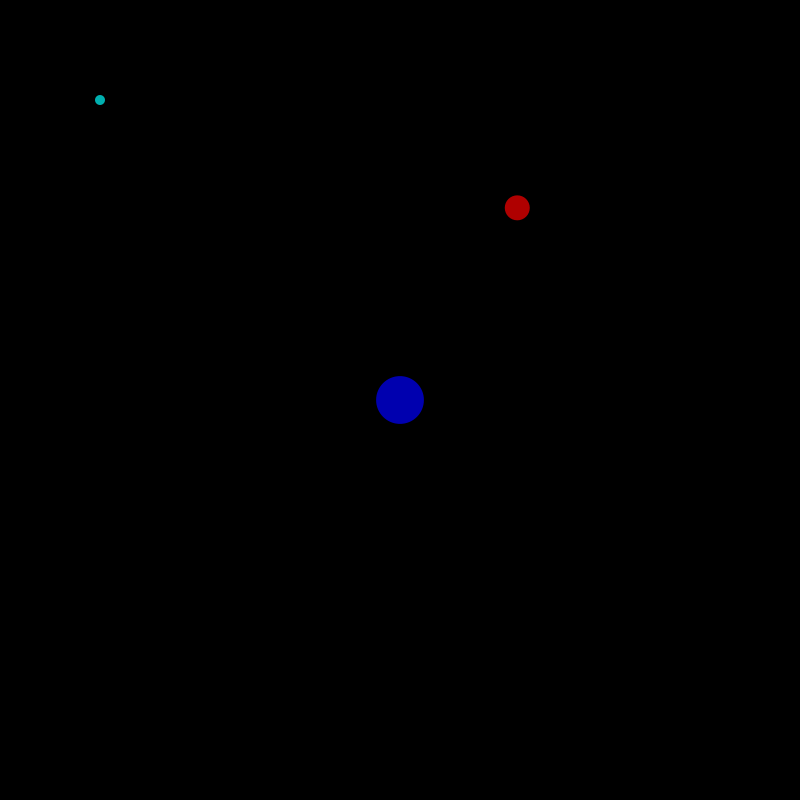
Frame 1 (no input)
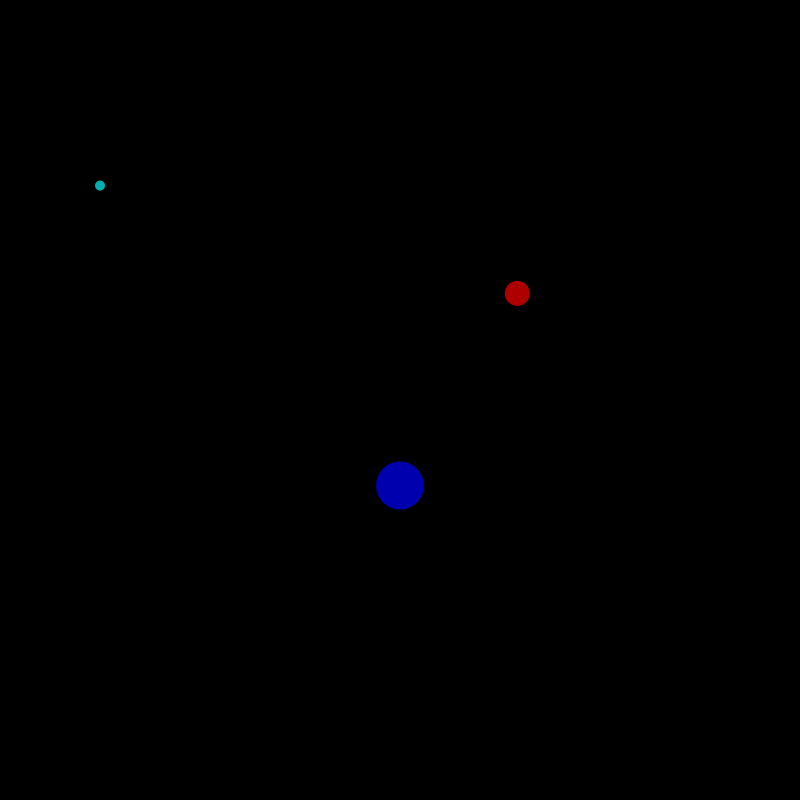
Frame 60 (the mouse pressed at the canvas centre just before this capture)
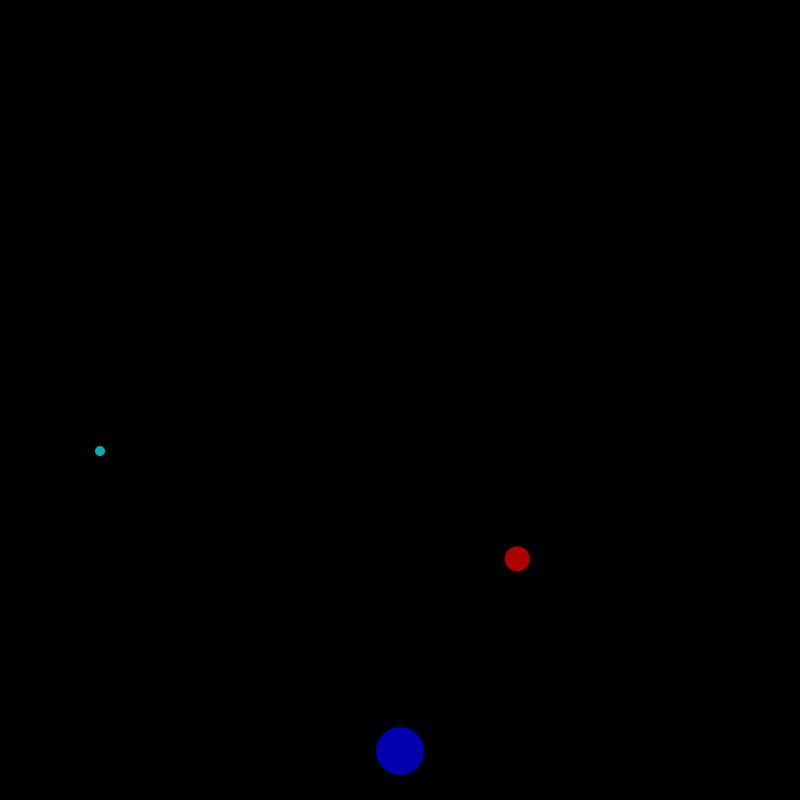
Frame 120 (the mouse held since frame 60 and released just before this capture)

The Processing sketch that drew these frames (run headless with seeded random() and noise(); from frame 60 on, the mouse is pressed at the canvas centre):

// Processing sketch: CRCP1310_02_Particle
// ── CRCP1310_02_Particle.pde
float gravity = 0.05;

Particle p1;
Particle p2;

Particle p3;

Particle p4;

void setup() {
  size(800, 800);
  println(p1);
  p1 = new Particle();
  println(p1);
  
  p2 = p1;
  println(p2);
  
  p3 = new Particle(width / 2.0, height / 2.0);
  p4 = new Particle(100, 100, color(0, 255, 255, 175));
}

void draw() {
  background(0);
  p1.render();
  p3.render();
  p4.render();
}

// ── Particle.pde
class Particle {
  PVector position;
  PVector origin;
  PVector speed;
  
  float diameter;
  color fill;
  
  Particle() {
    position = new PVector(random(width), random(height));
    origin = position.copy();
    speed = new PVector(0, 0);
    diameter = 25;
    fill = color(255, 0, 0, 175);
  }
  
  Particle(float x, float y) {
    position = new PVector(x, y);
    origin = position.copy();
    speed = new PVector(0, 0);
    this.diameter = random(5, 50);
    this.fill = color(0, 0, 255, 175);
  }
  
  Particle(float _x, float _y, color _fill) {
    position = new PVector(_x, _y);
    origin = position.copy();
    speed = new PVector(0, 0);
    diameter = 10;
    fill = _fill;
  }
  
  void render() {
    display();
    move();
    recover();
  }
  
  void display() {
    noStroke();
    fill(fill);
    ellipse(position.x, position.y, diameter, diameter);
  }
  
  void move() {
    position.add(speed);
    speed.y += gravity;
  }
  
  void recover() {
    if (position.y > height + diameter) {
      position.set(origin);
      speed.y = 0;
    }
  }
}
